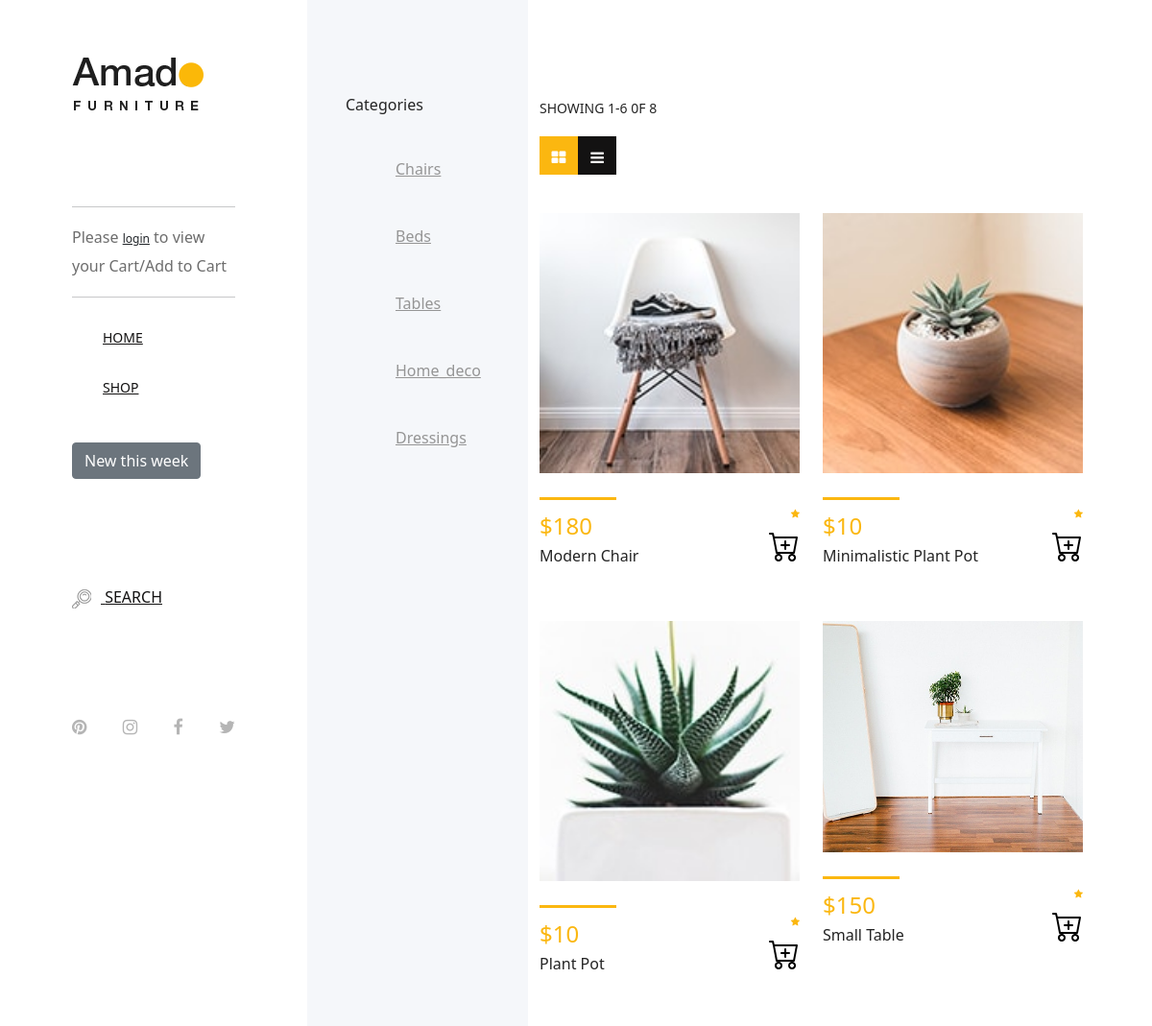
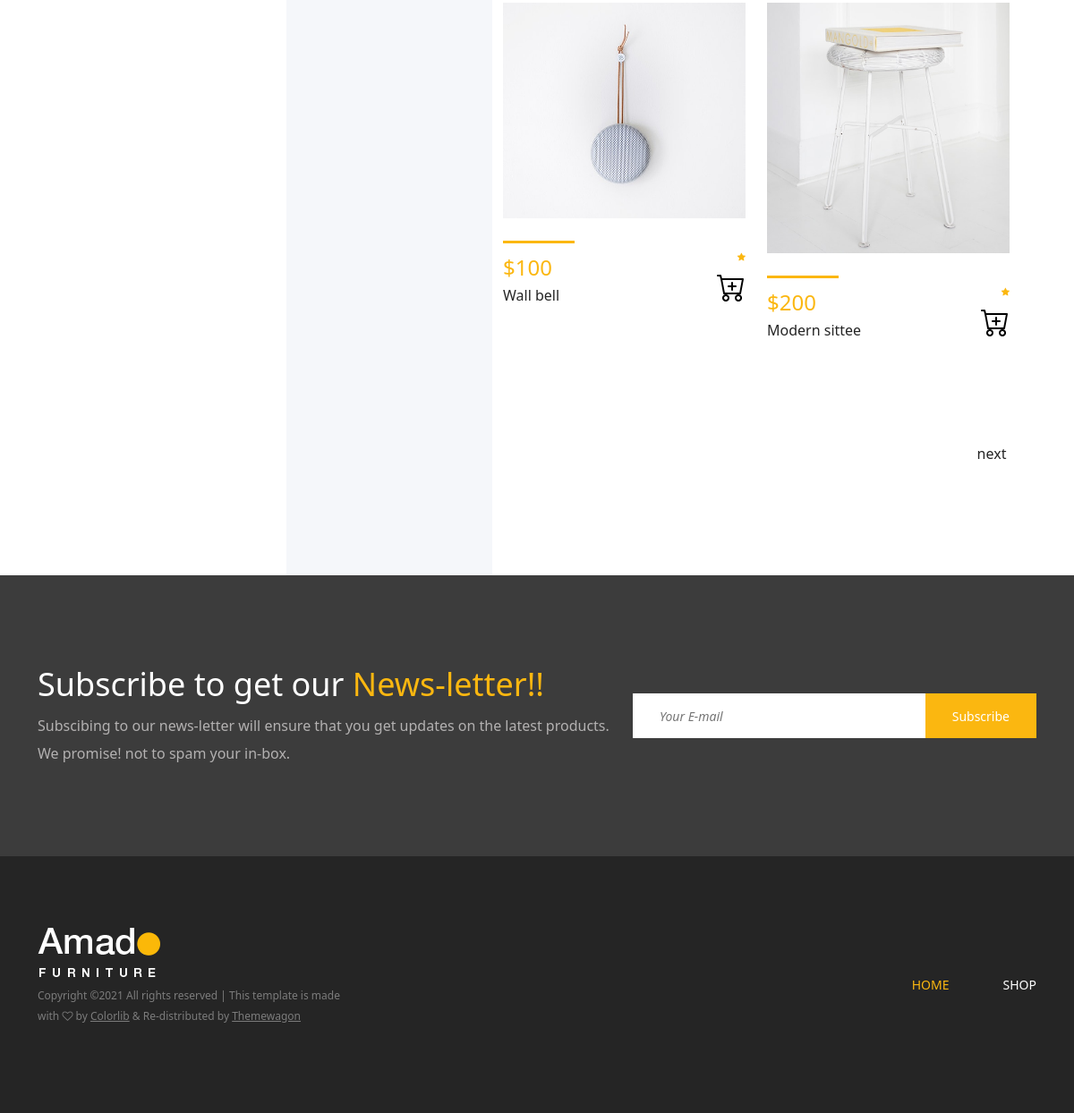
Page /shop on the committed database (2 pictures, top to bottom).
### main/models.py (models this page shows, shortened)
class Product(models.Model):
    Category_choices = [
    ('chairs', 'chairs'),
    ('beds', 'beds'),
    ('tables', 'tables'),
    ('home_deco', 'home_deco'),
    ('dressings', 'dressings')
]
    name = models.CharField(max_length=100)
    price = models.IntegerField(null=False, blank=False)
    image = models.ImageField(upload_to ='products/')
    category = models.CharField(choices=Category_choices, max_length=50)
    def categories(self):
        cat = self.Category_choices
        cat2 = []
        for choices in cat:
            cat2.append(choices[-1])
        return  cat2

### main/views.py (the view)
# urls.py: path('shop', ShopView.as_view(), name='shop'),
class ShopView(View):
    def get(self, request, *args, **kwargs):
        products = Product.objects.all()
        paginator = Paginator(products, 6)
        page_number = request.GET.get('page')
        page_obj = paginator.get_page(page_number)
        prod = Product().categories
        if not request.user.is_authenticated:
             total_no_of_products = 0
        else:
            cart_objects = Cart.objects.filter(user = request.user)
            total_no_of_products = cart_objects.count()
        context = {
            'page_obj': page_obj,
            'paginator': paginator,
            'categories': prod,
            'total_no_of_products': total_no_of_products,
        }
        return render(request, 'main/shop.html', context)

### main/templates/main/shop.html (shortened to what this page needs)
{% extends 'main/base.html' %}
{% block content %}
        <div class="shop_sidebar_area">
            <div class="widget catagory mb-50">
                <h6 class="widget-title mb-30">Categories</h6>
                <div class="catagories-menu">
                    {% for cat in categories %}
                        <ul>
                            <li><a href="{% url 'category' cat %}">{{ cat }}</a></li>
                        </ul>
                    {% endfor %}
                </div>
            </div>
        </div>
        <div class="amado_product_area section-padding-100">
            <div class="container-fluid">
                <div class="row">
                    <div class="col-12">
                        <div class="product-topbar d-xl-flex align-items-end justify-content-between">
                            <div class="total-products">
                                <p>Showing 1-{{ page_obj.object_list.count }} 0f {{ paginator.count }}</p>
                                <div class="view d-flex">
                                    <a href="#"><i class="fa fa-th-large" aria-hidden="true"></i></a>
                                    <a href="#"><i class="fa fa-bars" aria-hidden="true"></i></a>
                                </div>
                            </div>
                        </div>
                    </div>
                </div>
                <div class="row">
                    {% for product in page_obj %}
                    <div class="col-12 col-sm-6 col-md-12 col-xl-6">
                        <div class="single-product-wrapper">
                            <div class="product-img">
                                <img src="{{ product.image.url }}" alt="product image">
                            </div>
                            <div class="product-description d-flex align-items-center justify-content-between">
                                <div class="product-meta-data">
                                    <div class="line"></div>
                                    <p class="product-price">${{ product.price }}</p>
                                    <h6>{{ product.name }}</h6>
                                </div>
                                <div class="ratings-cart text-right">
                                    <div class="ratings">
                                        <i class="fa fa-star" aria-hidden="true"></i>
                                    </div>
                                    <div class="cart">
                                        <a href="{% url 'product_detail' product.pk %}" data-toggle="tooltip" data-placement="left" title="Add to Cart"><i class="bi bi-cart-plus" style="font-size: 2rem; color: black;"></i></a>
                                    </div>
                                </div>
                            </div>
                        </div>
                    </div>
                    {% endfor %}
                </div>
                <div class="row">
                    <div class="col-12">
                        <nav aria-label="navigation">
                            <ul class="pagination justify-content-end mt-50">
                                {% if page_obj.has_next %}
                                <li class="page-item"><a class="page-link" href="?page={{ page_obj.next_page_number }}">next</a></li>
                                {% endif %}
                            </ul>
                        </nav>
                    </div>
                </div>
            </div>
        </div>
    </div>
{% endblock content %}

### static/main/css/core-style.css (style rules this page uses)
* { margin: 0; padding: 0; }
body { font-family: "helveticaneuemedium"; font-size: 16px; }
h1, h2, h3, h4, h5, h6 { color: #242424; line-height: 1.3; font-weight: 400; }
p { color: #6d6d6d; font-size: 16px; line-height: 1.9; font-weight: 400; }
a { -webkit-transition: all 500ms ease 0s; transition: all 500ms ease 0s; text-decoration: none; outline: 0 solid transparent; color: #131212; font-weight: 400; font-size: 12px; }
ul, ol { margin: 0; }
ul li, ol li { list-style: none; }
img { height: auto; max-width: 100%; }
.mt-50 { margin-top: 50px !important; }
.mb-30 { margin-bottom: 30px !important; }
.mb-50 { margin-bottom: 50px !important; }
.section-padding-100 { padding-top: 100px; padding-bottom: 100px; }
.main-content-wrapper .shop_sidebar_area { position: relative; z-index: 1; -webkit-box-flex: 0; -ms-flex: 0 0 230px; flex: 0 0 230px; width: 230px; max-width: 230px; background-color: #f5f7fa; padding: 100px 40px; }
.main-content-wrapper .amado_product_area { position: relative; z-index: 1; -webkit-box-flex: 0; -ms-flex: 0 0 calc(95% - 550px); flex: 0 0 calc(95% - 550px); width: calc(95% - 550px); max-width: calc(95% - 550px); }
.single-product-wrapper { position: relative; z-index: 1; margin-bottom: 50px; overflow: hidden; background-color: #ffffff; }
.single-product-wrapper .product-img { position: relative; z-index: 1; overflow: hidden; }
.single-product-wrapper .product-img img { width: 100%; -webkit-transition-duration: 500ms; transition-duration: 500ms; }
.single-product-wrapper .product-description { position: relative; z-index: 1; margin-top: 25px; }
.single-product-wrapper .product-description .product-meta-data .line { width: 80px; height: 3px; background-color: #fbb710; margin-bottom: 15px; display: block; }
.single-product-wrapper .product-description .product-meta-data .product-price { line-height: 1; color: #fbb710; font-size: 24px; margin-bottom: 10px; }
.single-product-wrapper .product-description .ratings-cart .ratings i { font-size: 10px; color: #fbb710; }
.single-product-wrapper .product-description .ratings-cart .cart { display: block; }
.pagination { position: relative; z-index: 1; }
.pagination .page-item .page-link { width: 40px; height: 40px; border: none; font-size: 16px; font-weight: 400; line-height: 40px; padding: 0; text-align: center; color: #242424; }
.pagination .page-item:first-child .page-link { margin-left: 0; border-top-left-radius: 0; border-bottom-left-radius: 0; }
.pagination .page-item:last-child .page-link { margin-left: 0; border-top-right-radius: 0; border-bottom-right-radius: 0; }
.widget { position: relative; z-index: 1; }
.widget .widget-title { font-size: 16px; text-transform: capitalize; color: #242424; }
.widget .catagories-menu li a { text-transform: capitalize; font-size: 16px; padding: 15px 0 15px 20px; display: block; font-weight: 400; color: #959595; }
.product-topbar { position: relative; z-index: 100; margin-bottom: 40px; }
.product-topbar .total-products p { margin-bottom: 15px; font-size: 14px; color: #242424; text-transform: uppercase; }
.product-topbar .total-products .view a { -webkit-box-flex: 0; -ms-flex: 0 0 40px; flex: 0 0 40px; width: 40px; height: 40px; background-color: #131212; color: #fff; font-size: 16px; text-align: center; line-height: 44px; }
.product-topbar .total-products .view a:first-child { background-color: #fbb710; }

### rows in the picture
Product: image (picture), price "180", name "Modern Chair"
Product: image (picture), price "10", name "Minimalistic Plant Pot"
Product: image (picture), price "10", name "Plant Pot"
Product: image (picture), price "150", name "Small Table"
Product: image (picture), price "100", name "Wall bell"
Product: image (picture), price "200", name "Modern sittee"

### other values in the picture
{{ cat }} "Chairs" "Beds" "Tables" "Home_deco" "Dressings"
{{ page_obj.object_list.count }} "6"
{{ paginator.count }} "8"
